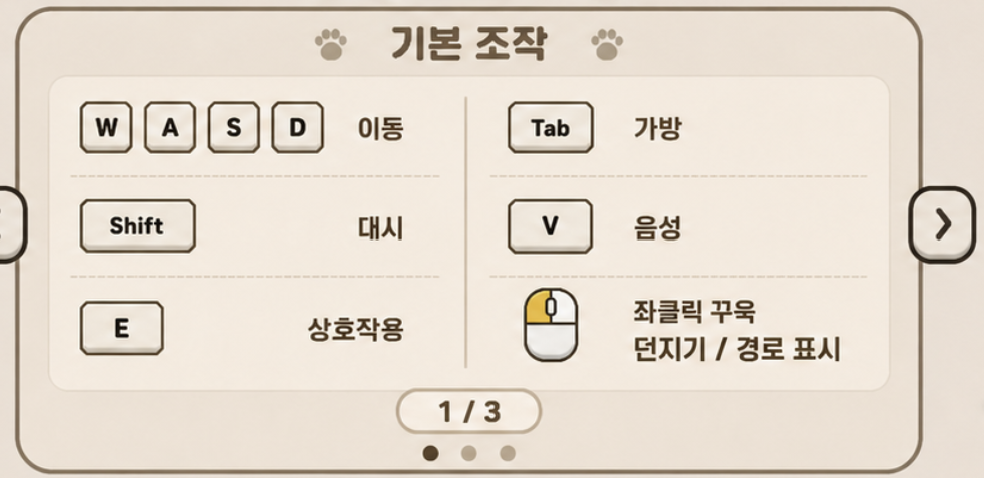
#> input picture ArtSource/Lobby/HowTo/page1.png, 984 x 478 px; its folder holds only this picture in this run
$ python normalize_howto_pages.py
#> lines starting #> are read from the running program, lines starting #| are printed output that depends on the picture; after the words box and inside, x2 and y2 are one past the last pixel; in counts of white or black regions, pixels touching at a corner belong together; long printed decimals are rounded
"""로비 게임방법 페이지를 한 규격으로 맞추고, 닫기 버튼의 자리를 잰다.

작업자가 준 그림은 **패널만** 그린 것이 아니라 모달이 떠 있는 화면을 잘라낸
것이다. 그래서 장마다 크기와 가로세로비가 다르고, 가장자리에는 화살표 버튼과
로비 캐릭터의 잘린 조각이 들어 있으며, 패널 바깥은 어두운 회색으로 차 있다.

그 회색은 임의의 색이 아니다. 로비 배경(242,229,218)에 검정을 알파 0.558로
덮은 값(107,101,95)과 정확히 같다 — 즉 이 그림들은 **딤 처리된 모달**의
목업이다. 그래서 바깥은 칠하는 것이 아니라 **빼야** 한다. 칠해서 넣으면 그
사각형이 로비의 캐릭터를 가린다.

예전 판은 배경을 투명으로 빼지 않고 로비 배경색으로 칠했다. 그때는 패널 안쪽
채움과 바깥 배경의 차이가 10~15밖에 되지 않아 가장자리에서 시작한 채우기가
패널 안쪽까지 먹어 들어갔기 때문이다(한 장이 734조각으로 부서졌다). 지금은
바깥이 어두운 회색이고 패널은 크림색이라 그 문제가 없다.

패널의 바깥선은 **줄마다 세어서** 고른다. 연결 성분으로 고르려고 했는데 되지
않았다 — 화살표가 테두리에 닿을 만큼 가까워서 패널과 한 덩어리로 붙고,
안티에일리어싱을 지우려고 열기 연산을 7픽셀까지 키워도 떨어지지 않는다. 반면
줄 단위로 보면 패널은 폭의 거의 전부를 채우고 화살표는 70픽셀 남짓이라 어느
줄에서도 절반을 넘지 못한다.

잘라낸 뒤에 칠할 곳을 성분으로 고르고 구멍을 채운다. 채우지 않으면 2페이지의
쓰레기통 사진처럼 바깥 회색과 같은 색이 섞인 곳이 패널 한가운데에 구멍으로
뚫린다.

닫기(X)는 그림 안에 그려져 있다. 지울 수도 있었지만 그러면 같은 모양을 코드로
다시 그려야 하므로, 대신 **어디에 그려져 있는지를 재서** 그 자리를 비율로
적어 둔다. 빌더가 그 비율로 투명한 클릭 영역을 올린다. 좌표를 눈으로 찍으면
`ISSUE-046`이고, 재서 적으면 그림이 바뀔 때 이 스크립트가 다시 잰다.

사용:
    python Tools/normalize_howto_pages.py
"""

from __future__ import annotations

import json
import sys
from pathlib import Path

import numpy as np
from PIL import Image
from scipy import ndimage

ROOT = Path(__file__).resolve().parent.parent
SOURCE = ROOT / "ArtSource" / "Lobby" / "HowTo"
OUTPUT = SOURCE / "normalized"

# 패널 바깥의 색. 로비 배경 F2E5DA 위에 검정 알파 0.558이다. 여기서 재서 쓰고,
# 이 상수는 잰 값이 예상과 맞는지 확인하는 데만 쓴다.
EXPECTED_BACKDROP = np.array([107, 101, 95])

# 배경으로 볼 허용 오차. WebP 압축과 안티에일리어싱이 평평한 면에도 몇 단계의
# 흔들림을 남긴다.
TOLERANCE = 22

# 화살표 자국을 지울 구간. 세로 가운데이고, 위아래 둥근 모서리는 건드리지
# 않는다 — 모서리는 원래 다른 모양이라 곧은 띠로 덮으면 그쪽이 망가진다.
NOTCH_BAND = (0.28, 0.72)
NOTCH_STRIP = 16
CLEAN_ROW = 0.18

# 닫기 버튼을 찾을 범위: 패널 오른쪽 위. 테두리를 성분으로 잡지 않도록 안쪽으로
# 물러나서 본다.
CLOSE_WINDOW_LEFT = 0.78
CLOSE_WINDOW_BOTTOM = 0.32
CLOSE_WINDOW_INSET = 16

# 네 장이 잰 닫기 위치가 이보다 더 벌어지면 멈춘다. 한 장만 어긋난 그림을
# 평균으로 뭉개면 그 페이지에서만 클릭이 빗나가고, 화면에는 아무 표시도 없다.
CLOSE_SPREAD_LIMIT = 0.012


def backdrop_of(rgb: np.ndarray) -> np.ndarray:
    """네 모서리에서 바깥 색을 고른다."""
    height, width = rgb.shape[:2]
    corners = np.array(
        [
            rgb[1, 1],
            rgb[1, width - 2],
            rgb[height - 2, 1],
            rgb[height - 2, width - 2],
        ]
    )
    return np.median(corners, axis=0)


def panel_bounds(is_content: np.ndarray) -> tuple[int, int, int, int]:
    """패널의 바깥선.

    연결 성분으로는 고를 수 없다. 화살표가 패널 테두리에 닿을 만큼 가까워서
    한 덩어리로 붙고, 안티에일리어싱을 지우려고 열기 연산을 7픽셀까지 키워도
    떨어지지 않는다.

    대신 **줄마다 세어서** 고른다. 패널은 폭이나 높이의 거의 전부를 채우고,
    화살표와 캐릭터 조각은 70픽셀 남짓이라 어느 줄에서도 절반을 넘지 못한다.
    둥근 모서리가 있는 줄도 반지름이 24픽셀 정도여서 여유가 크다.
    """
    columns = is_content.sum(axis=0)
    rows = is_content.sum(axis=1)
    xs = np.where(columns > columns.max() * 0.5)[0]
    ys = np.where(rows > rows.max() * 0.5)[0]
    if xs.size == 0 or ys.size == 0:
        raise ValueError("패널로 볼 만큼 채워진 줄이 없다.")

    return int(xs[0]), int(xs[-1]) + 1, int(ys[0]), int(ys[-1]) + 1


def panel_mask(is_content: np.ndarray) -> np.ndarray:
    """잘라낸 패널 안에서 실제로 칠할 픽셀.

    가운데를 품은 연결 성분에 구멍 채우기를 건다. 채우지 않으면 2페이지의
    쓰레기통 사진처럼 바깥 회색과 같은 색이 섞인 곳이 패널 한가운데에 구멍으로
    뚫린다. 남는 투명은 둥근 모서리 네 곳뿐이다.
    """
    labels, count = ndimage.label(is_content)
    if count == 0:
        raise ValueError("배경이 아닌 픽셀이 하나도 없다.")

    height, width = labels.shape
    centre = labels[height // 2, width // 2]
    if centre == 0:
        raise ValueError("잘라낸 그림 한가운데가 배경이다.")

    return ndimage.binary_fill_holes(labels == centre)


# [51 lines left out: functions repair_arrow_notches, close_button, not called in this run]


def load(path: Path) -> Image.Image:
    return Image.open(path).convert("RGB")


def main() -> int:
    sources = sorted(
        [p for p in SOURCE.iterdir() if p.suffix.lower() in (".png", ".webp")],
        key=lambda p: p.name,
    )
    if not sources:
        print(f"'{SOURCE}'에 page*.png / page*.webp가 없다.", file=sys.stderr)
        return 1

    print(f"{len(sources)}장을 맞춘다.")

    cut: list[tuple[Image.Image, tuple[int, int, int, int]]] = []
    for path in sources:
        image = load(path)
        rgb = np.array(image).astype(int)

        drift = np.abs(backdrop_of(rgb) - EXPECTED_BACKDROP).max()
#> in backdrop_of, `corners = np.array( [ rgb[1, 1], rgb[1, width - 2], rgb[height - 2, 1]..`: corners = [[234, 223, 212], [234, 224, 213], [234, 224, 213], [234, 224, 213]]
#> drift = 127
        if drift > TOLERANCE:
            print(
                f"  경고 {path.name}: 바깥 색이 {backdrop_of(rgb).astype(int).tolist()}로"
                f" 예상({EXPECTED_BACKDROP.tolist()})과 {int(drift)}만큼 다르다."
                " 딤 알파가 바뀌었으면 LobbyCanvasBuilder의 Scrim도 함께 고친다.",
                file=sys.stderr,
            )

        is_content = ~(np.abs(rgb - backdrop_of(rgb)) <= TOLERANCE).all(axis=2)
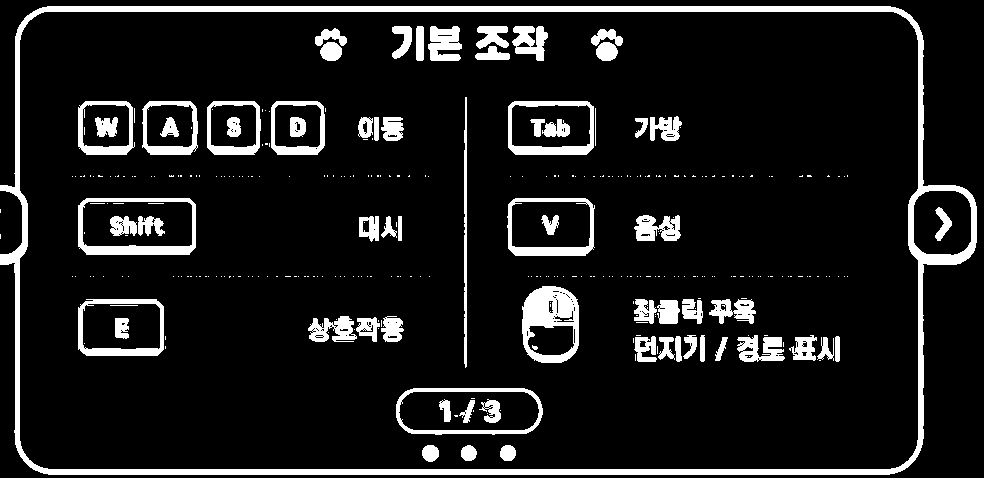
#> is_content: shape (478, 984) bool; 10.7% white; 323 white regions (255 under 20 px), largest, box (x1, y1, x2, y2) and area: (0, 6, 977, 475) 17027, (522, 286, 579, 363) 2528, (78, 198, 196, 255) 1847
        left, right, top, bottom = panel_bounds(is_content)
#> in panel_bounds, `columns = is_content.sum(axis=0)`: columns = 984 values, max 384 at index 19, min 0 at index 977, mean 51.04
#> in panel_bounds, `rows = is_content.sum(axis=1)`: rows = 478 values, max 872 at index 11, min 0 at index 0, mean 105.1
#> in panel_bounds, `xs = np.where(columns > columns.max() * 0.5)[0]`: xs = [15, 16, 17, 18, 19, 464, 465, 466, 918, 919, 920, 921, 922]
#> in panel_bounds, `ys = np.where(rows > rows.max() * 0.5)[0]`: ys = [6, 7, 8, 9, 10, 11, 469, 470, 471, 472, 473, 474]
#> left = 15; right = 923; top = 6; bottom = 475
        cropped = rgb[top:bottom, left:right]
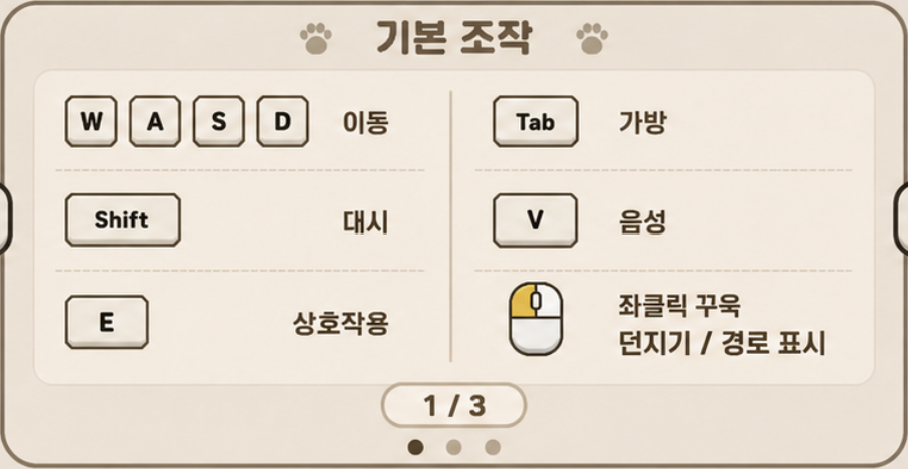
#> cropped: shape (469, 908, 3) int64; mean R, G, B 229.4, 219.6, 207.2
        mask = panel_mask(is_content[top:bottom, left:right])
#> in panel_mask, `labels, count = ndimage.label(is_content)`:
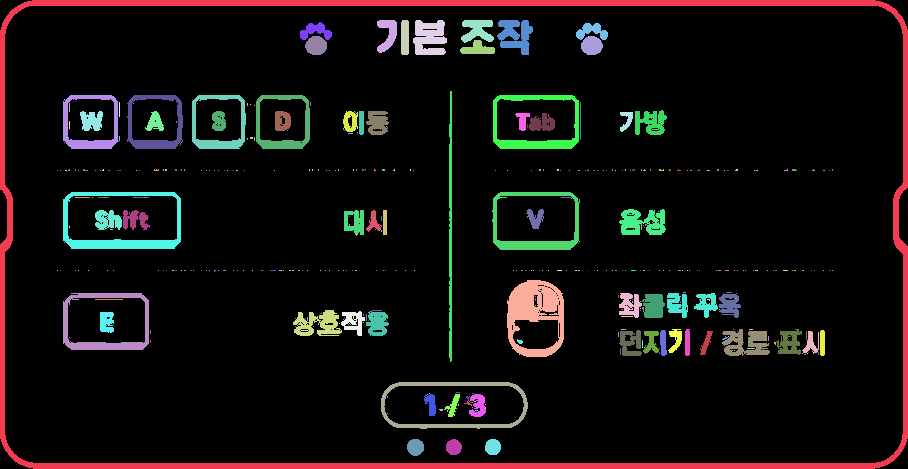
#> labels: shape (469, 908) int32; 407 distinct labels, from 0 to 406; one colour per label, 0 black
#> in panel_mask, `labels, count = ndimage.label(is_content)`: count = 406
#> in panel_mask, `labels, count = ndimage.label(is_content)`:
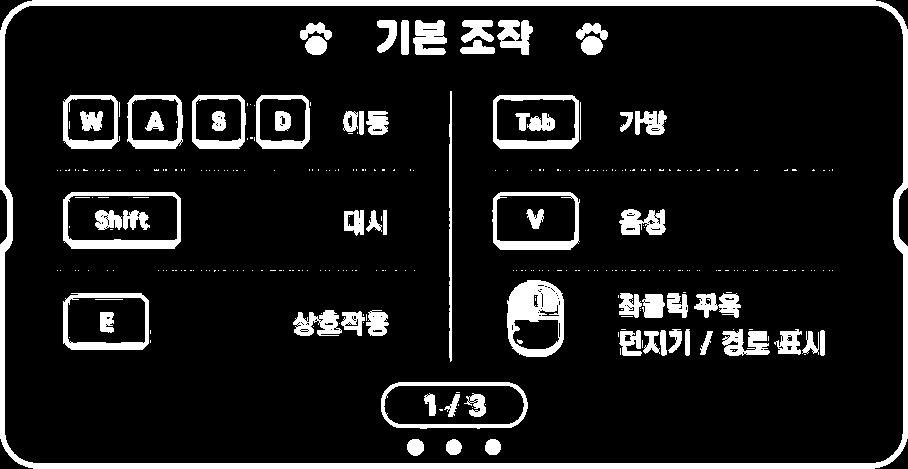
#> is_content: shape (469, 908) bool; 11.4% white; 320 white regions (253 under 20 px), largest, box (x1, y1, x2, y2) and area: (0, 0, 908, 469) 15424, (507, 280, 564, 357) 2528, (63, 192, 181, 249) 1847
#> in panel_mask, `centre = labels[height // 2, width // 2]`: centre = 0

        panel = np.zeros((*mask.shape, 4), dtype=np.uint8)
        panel[..., :3] = cropped
        panel[..., 3] = np.where(mask, 255, 0)
        repair_arrow_notches(panel)

        box = close_button(panel[..., :3].astype(int))
        cut.append((Image.fromarray(panel, "RGBA"), box))

        print(
            f"  {path.name}: {image.width}x{image.height}"
            f" -> {panel.shape[1]}x{panel.shape[0]}"
            f"  (닫기 {box[1] - box[0] + 1}x{box[3] - box[2] + 1})"
        )

    width = max(page.width for page, _ in cut)
    height = max(page.height for page, _ in cut)
    print(f"공통 캔버스 {width}x{height}")

    centres: list[tuple[float, float]] = []
    sizes: list[tuple[float, float]] = []

    OUTPUT.mkdir(parents=True, exist_ok=True)
    for stale in OUTPUT.glob("*.png"):
        stale.unlink()

    for index, (page, box) in enumerate(cut, start=1):
        canvas = Image.new("RGBA", (width, height), (0, 0, 0, 0))
        # 가로는 가운데, 세로는 **위쪽 기준**. 제목이 페이지마다 같은 높이에
        # 오게 하려는 것이고, 가운데로 맞추면 내용이 짧은 페이지에서 제목이
        # 내려앉아 넘길 때마다 흔들린다. 닫기 버튼도 제목 줄에 있으므로 이
        # 정렬이 곧 버튼이 한자리에 있다는 뜻이다.
        offset = (width - page.width) // 2
        canvas.paste(page, (offset, 0))
        target = OUTPUT / f"page{index}.png"
        canvas.save(target)

        left, right, top, bottom = box
        centres.append(
            (
                (left + right + 1) / 2 / width + offset / width,
                (top + bottom + 1) / 2 / height,
            )
        )
        sizes.append(((right - left + 1) / width, (bottom - top + 1) / height))
        print(f"  -> {target.relative_to(ROOT)}  {canvas.width}x{canvas.height}")

    spread = max(
        max(abs(a - b) for a, b in zip(axis, axis[1:])) if len(axis) > 1 else 0.0
        for axis in (
            [c[0] for c in centres],
            [c[1] for c in centres],
        )
    )
    if spread > CLOSE_SPREAD_LIMIT:
        print(
            f"닫기 버튼이 장마다 {spread:.4f}만큼 어긋나 있다"
            f" (허용 {CLOSE_SPREAD_LIMIT}). 한 자리에 클릭 영역을 둘 수 없다.",
            file=sys.stderr,
        )
        return 1

    hotspots = {
        "canvasWidth": width,
        "canvasHeight": height,
        "closeCenterX": round(sum(c[0] for c in centres) / len(centres), 5),
        "closeCenterY": round(sum(c[1] for c in centres) / len(centres), 5),
        "closeWidth": round(sum(s[0] for s in sizes) / len(sizes), 5),
        "closeHeight": round(sum(s[1] for s in sizes) / len(sizes), 5),
    }
    (OUTPUT / "hotspots.json").write_text(
        json.dumps(hotspots, indent=2) + "\n", encoding="utf-8"
    )
    print(f"닫기 버튼 {hotspots} (장마다 최대 {spread:.4f} 차이)")

    return 0


if __name__ == "__main__":
#> (the run stopped early here; a loop or call above may not have finished)

$ run again, on ArtSource/Lobby/HowTo/page1.webp
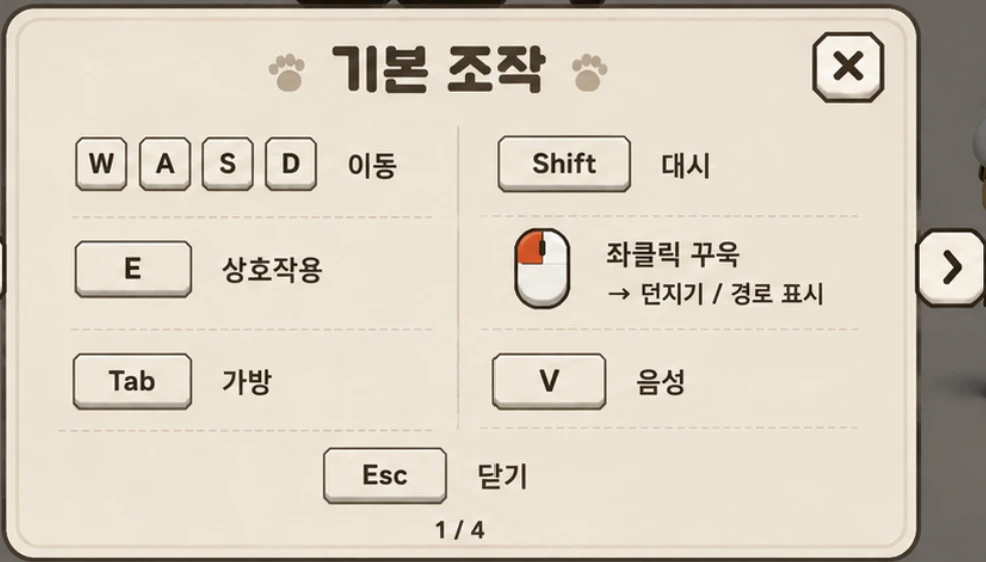
#> input picture ArtSource/Lobby/HowTo/page1.webp, 986 x 562 px
#> in load, returned value is the input picture: PIL image 986x562 RGB; mean R, G, B 215.9, 206.8, 192.4
#> corners = [[107, 101, 96], [107, 101, 96], [108, 102, 98], [106, 100, 95]]
#> drift = 1
#> in main, `is_content = ~(np.abs(rgb - backdrop_of(rgb)) <= TOLERANCE).all(axis=2)`:
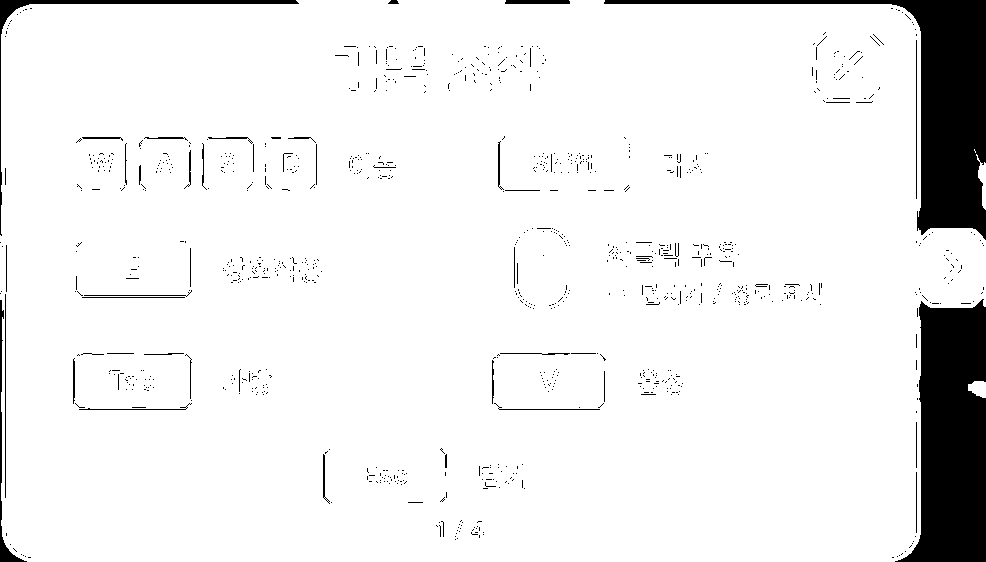
#> is_content: shape (562, 986) bool; 92.7% white; 1028 black regions (981 under 20 px), largest, box (x1, y1, x2, y2) and area: (895, 299, 986, 562) 16654, (604, 0, 986, 240) 16254, (0, 0, 299, 236) 1706
#> columns = 986 values, max 562 at index 319, min 63 at index 0, mean 520.8
#> rows = 562 values, max 984 at index 239, min 229 at index 3, mean 913.6
#> xs = 918 values from 2 to 920
#> ys = 558 values from 4 to 561
#> in main, `left, right, top, bottom = panel_bounds(is_content)`: left = 2; right = 921; top = 4; bottom = 562
#> in panel_mask, `labels, count = ndimage.label(is_content)`: count = 18
#> centre = 1
#> clean = 919 rows, first 6: [66, 58, 47, 255], [71, 61, 51, 255], [62, 50, 38, 255], [95, 83, 71, 255], [171, 162, 147, 255], [242, 233, 218, 255]
#> in close_button, `labels, count = ndimage.label(window.mean(axis=2) < 125)`:
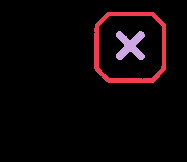
#> labels: shape (162, 187) int32; 3 distinct labels, from 0 to 2; one colour per label, 0 black
#> in close_button, `labels, count = ndimage.label(window.mean(axis=2) < 125)`: count = 2
#> the loop in close_button, `for index in range(1, count + 1):` made 2 passes
#> in close_button, `_, left, right, top, bottom = best`: left = 810; right = 881; top = 28; bottom = 98
#> in main, `box = close_button(panel[..., :3].astype(int))`: box = (810, 881, 28, 98)
#|   page1.webp: 986x562 -> 919x558  (닫기 72x71)
#> in main, `width = max(page.width for page, _ in cut)`: width = 919
#> in main, `height = max(page.height for page, _ in cut)`: height = 558
#| 공통 캔버스 919x558
#> the loop in main, `for index, (page, box) in enumerate(cut, start=1):` made 1 pass
#> (index, offset, left, right, top, bottom) on pass 1: (1, 0, 810, 881, 28, 98)
#> (printed output is left out)
#> after the loop in main, `for index, (page, box) in enumerate(cut, start=1):`: centres = [(0.921, 0.114)]; sizes = [(0.0783, 0.127)]
#> spread = 0
#> hotspots = {'canvasWidth': 919, 'canvasHeight': 558, 'closeCenterX': 0.921, 'closeCenterY': 0.114, 'closeWidth': 0.0784, 'closeHeight': 0.127}
#| 닫기 버튼 {'canvasWidth': 919, 'canvasHeight': 558, 'closeCenterX': 0.9206, 'closeCenterY': 0.1138, 'closeWidth': 0.07835, 'closeHeight': 0.1272} (장마다 최대 0.0000 차이)
